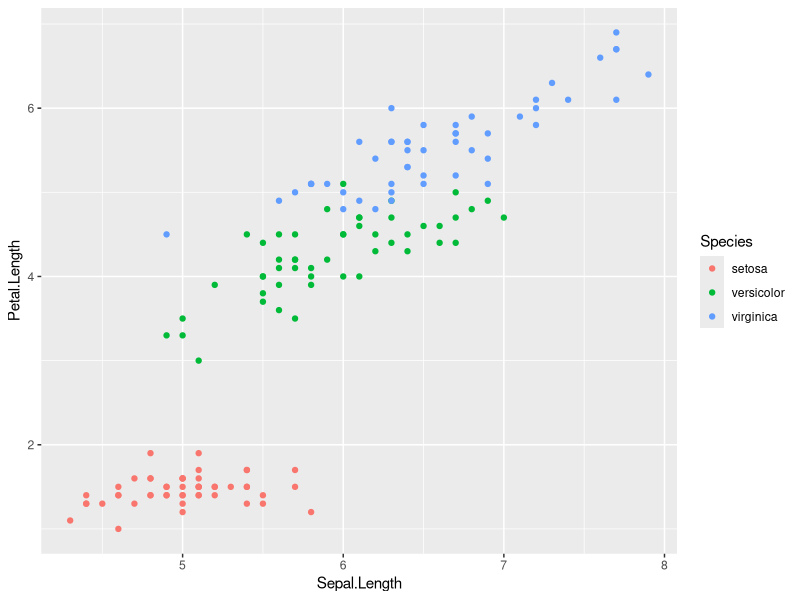
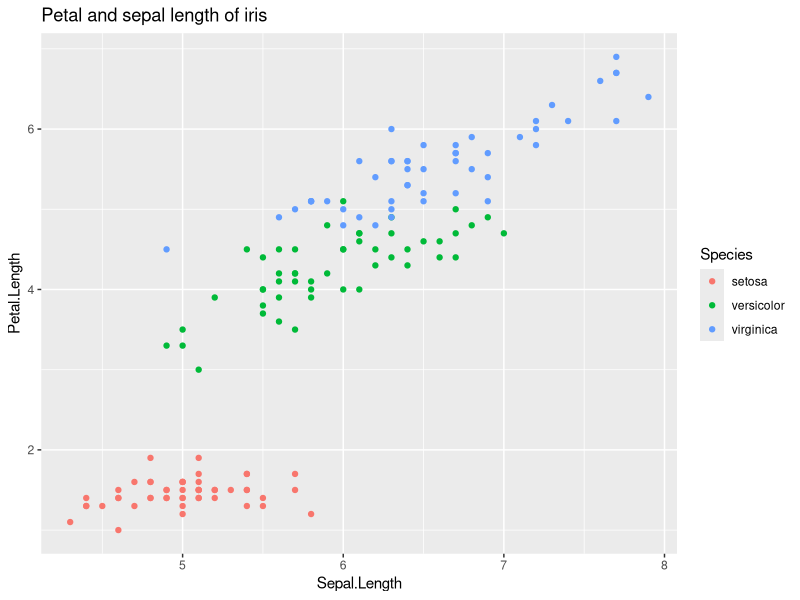
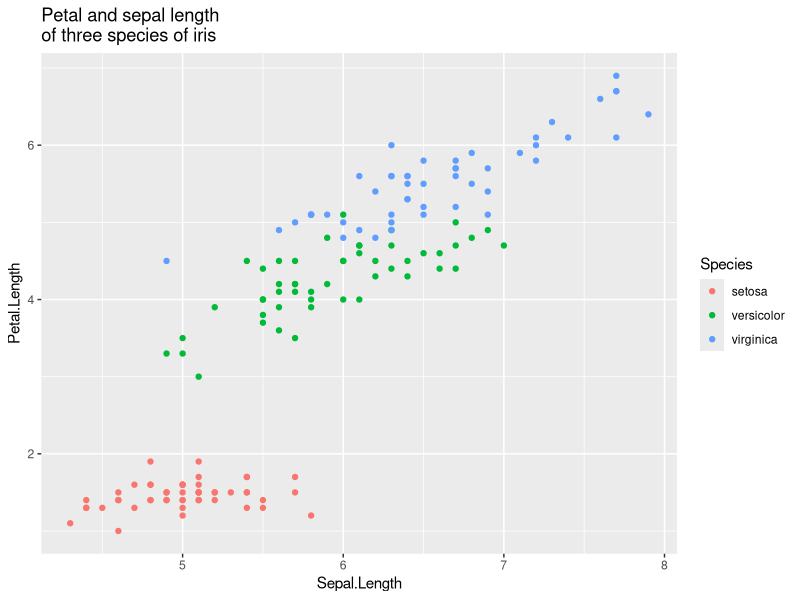
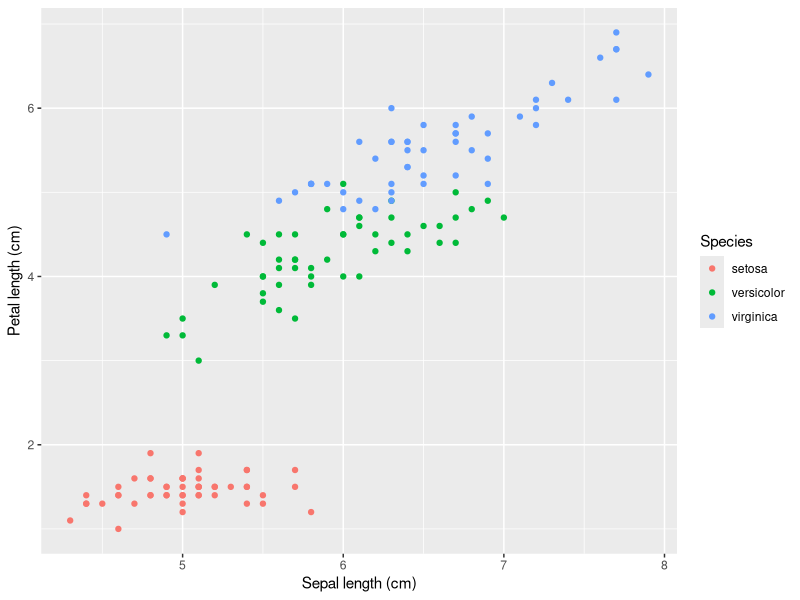
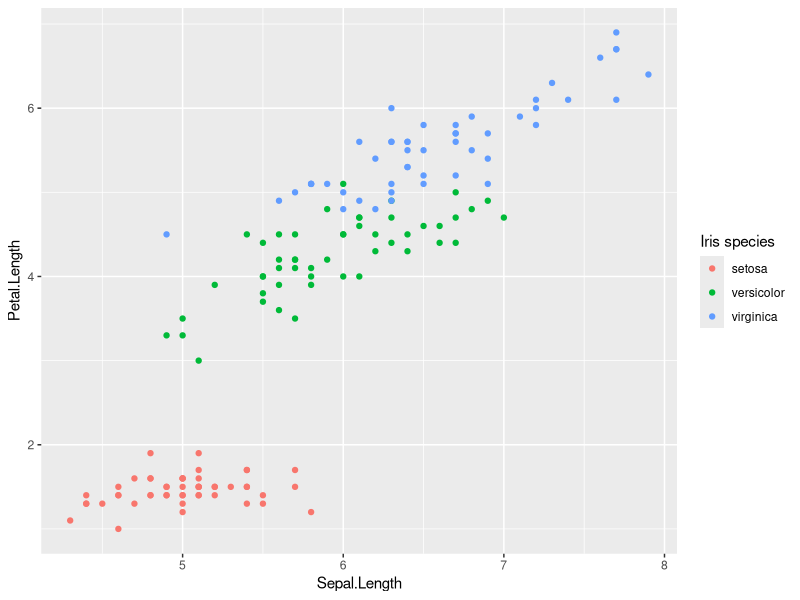
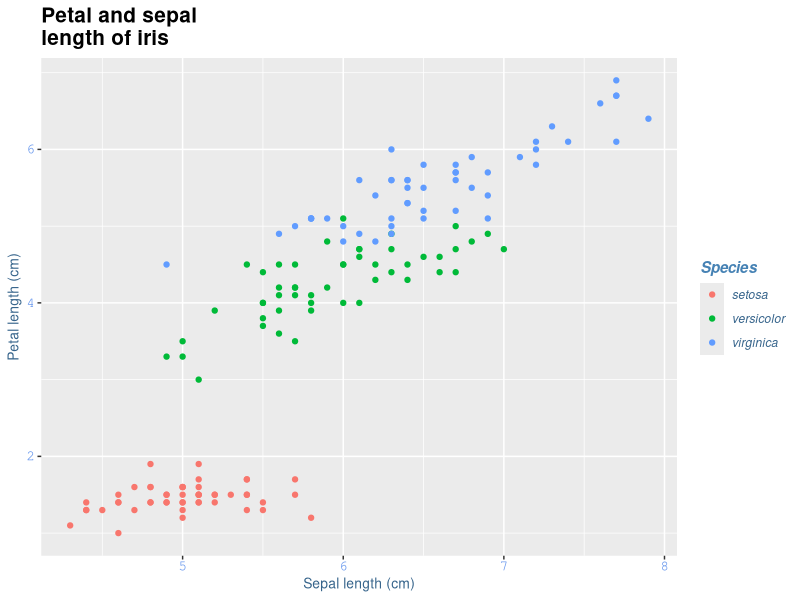

Generate these figures, in order, with R:
## ---- chunk 1
library(ggplot2)
## ---- chunk 2
data(iris)
## ---- chunk 3
IrisPlot <- ggplot(iris, aes(Sepal.Length, Petal.Length, colour = Species)) +
  geom_point()
## ---- chunk 4
print(IrisPlot)
## ---- chunk 5
print(IrisPlot + ggtitle("Petal and sepal length of iris"))
## ---- chunk 6
print(IrisPlot + ggtitle("Petal and sepal length \nof three species of iris"))
## ---- chunk 7
print(IrisPlot + labs(y = "Petal length (cm)", x = "Sepal length (cm)"))
## ---- chunk 8
IrisPlot <- ggplot(iris, aes(Sepal.Length, Petal.Length, colour = Species)) +
  geom_point()

print(IrisPlot + labs(colour = "Iris species"))
## ---- chunk 9
mynamestheme <- theme(
  plot.title = element_text(family = "Helvetica", face = "bold", size = (15)),
  legend.title = element_text(colour = "steelblue", face = "bold.italic", family = "Helvetica"),
  legend.text = element_text(face = "italic", colour = "steelblue4", family = "Helvetica"),
  axis.title = element_text(family = "Helvetica", size = (10), colour = "steelblue4"),
  axis.text = element_text(family = "Courier", colour = "cornflowerblue", size = (10))
)

print(IrisPlot + mynamestheme + labs(title = "Petal and sepal \nlength of iris", y = "Petal length (cm)", x = "Sepal length (cm)"))
## ---- chunk 10
date()
